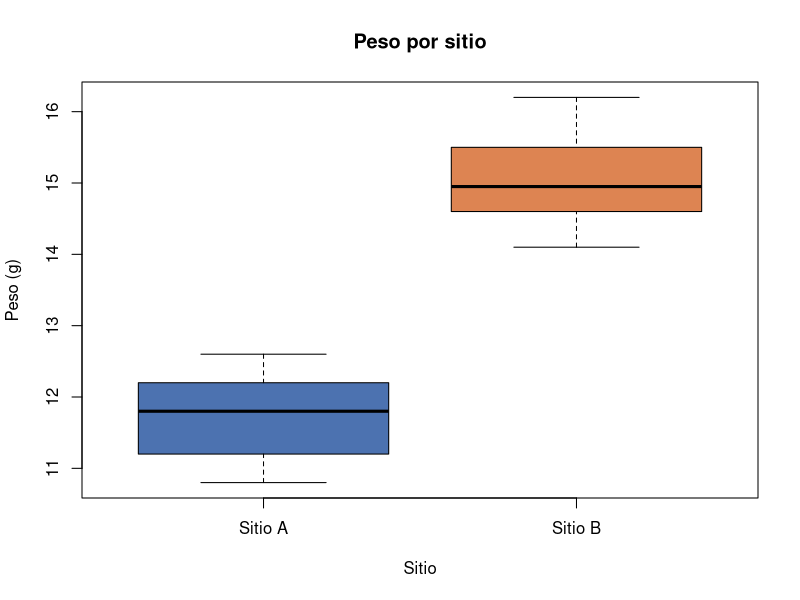

This figure's R source:
# ============================================================
# EJEMPLO - R: grafico
# ============================================================
#
# Que hace:
#   Guarda un diagrama de cajas (boxplot) que compara el peso
#   entre Sitio A y Sitio B.
#
# Como se ejecuta (desde la carpeta 02_EJEMPLOS_LENGUAJES_2026):
#     Rscript 02_r/02_grafico_r.R
#
# OJO: R NO esta instalado en esta computadora (ver 00_LEEME.md).
#      Descarga gratis: https://cran.r-project.org
#
# Que produce:
#   El archivo 02_r/grafico_r.png
# ============================================================

datos <- read.csv("datos/mediciones.csv", fileEncoding = "UTF-8")

# png() abre un "archivo imagen" donde se dibujara todo
png("02_r/grafico_r.png", width = 700, height = 500)

boxplot(
  peso_g ~ sitio,
  data = datos,
  col = c("#4c72b0", "#dd8452"),
  main = "Peso por sitio",
  xlab = "Sitio",
  ylab = "Peso (g)"
)

# dev.off() cierra el archivo imagen (importantisimo, si no, no se guarda)
dev.off()

cat("Grafico guardado en 02_r/grafico_r.png\n")
